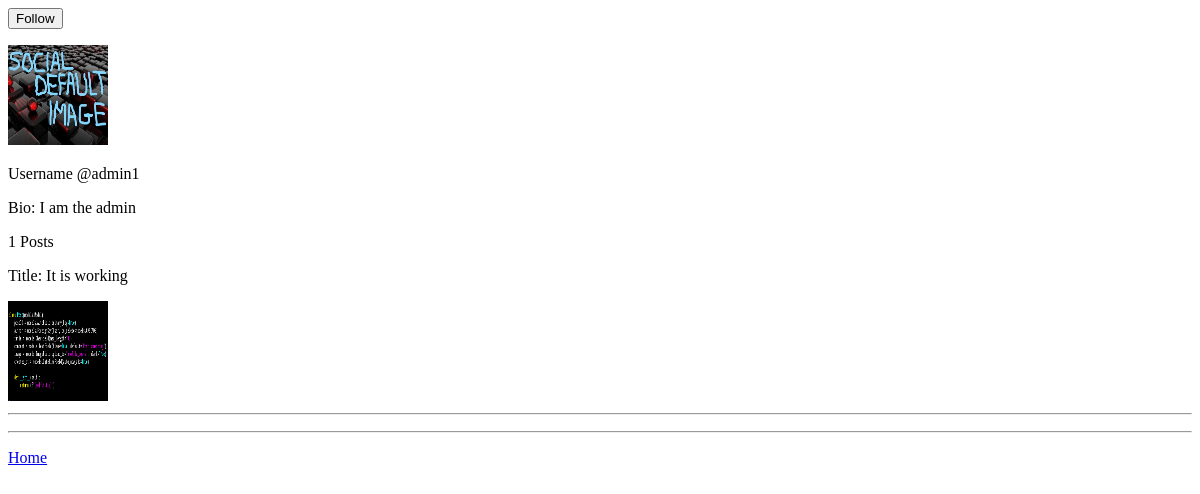
The page /profile/admin1 on the database as committed earlier.
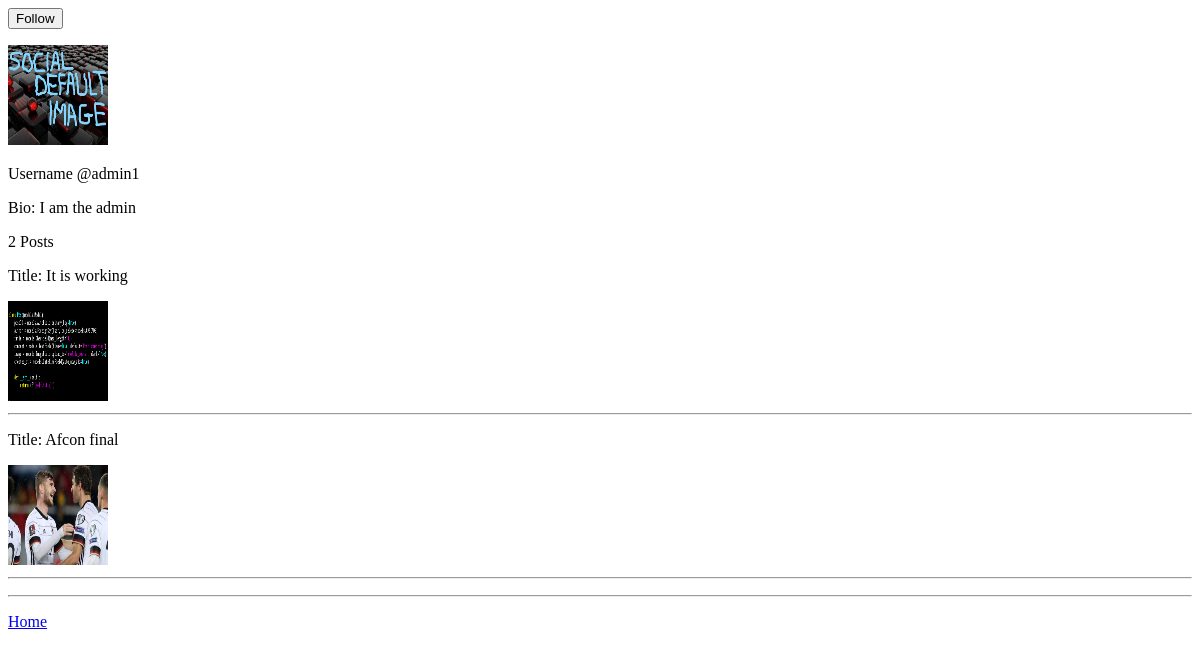
The same page on the database as committed later.
### thread/models.py (models this page shows, shortened)
class PostModel(models.Model):
    postID = models.AutoField(primary_key=True)
    author = models.CharField(max_length=100, default='current_user')
    title = models.CharField(max_length=100)
    content = models.TextField(blank=True, default="Post something")
    image = models.ImageField(upload_to='profile_posts')
    created_at = models.DateTimeField(default=datetime.now)
    num_of_likes = models.IntegerField(default=0)

### thread/views.py (the view)
# urls.py: path('profile/<str:pk>', views.profile, name='profile'),
def profile(request, pk):
    user_object = User.objects.get(username=pk)
    user_profile = Profile.objects.get(user=user_object)
    user_post = PostModel.objects.filter(author=pk)
    user_post_len = len(user_post)
    image_url = user_profile.profile_pics.url
    follower = request.user.username
    user = pk
    if FollowerModel.objects.filter(follower=follower, user=user):
        follow_check = "Unfollow"
    else:
        follow_check = "Follow"
    context = {
        "user_object": user_object,
        "user_profile": user_profile,
        "user_post": user_post,
        "user_post_len": user_post_len,
        "image_url": image_url,
        "follow_check": follow_check,
    }
    return render(request, 'profile.html', context)

### thread/templates/profile.html (shortened to what this page needs)
<!DOCTYPE html>
<html lang="en">
<head>
</head>
<body>
    <div>
        <form action="{% url 'follow' %}" method="post">
            <input type="submit" value="{{ follow_check }}">
        </form>
    </div>
    <p>
        <img src="{{ image_url }}" alt="Profile Image" width="100" height="100">
    </p>
    <p>
      Username  @{{ user_profile.user.username}}
    </p>
    <p>
        Bio: {{ user_profile.bio}}
    </p>
    <p>
      {{ user_post_len }}&nbsp;Posts
    </p>
    <p>
        {% for post in user_post %}
        <div>
        <p>Title: {{ post.title }}</p>
        <a href="{{ post.image.url }}">
            <img src="{{ post.image.url }}" alt="pics" height="100" width="100">
        </a>
        <hr style="color: green;">
        </div>
        {% endfor %}
    </p>
    <hr style="color: aqua;">
    <p>
        <a href="{% url 'home' %}">Home</a>
    </p>
</body>
</html>

Rows that differ between the two databases and show on the page:
added PostModel: title "Afcon final", image (picture)
Other text that changed with them:
{{ user_post_len }}: "1" → "2"
